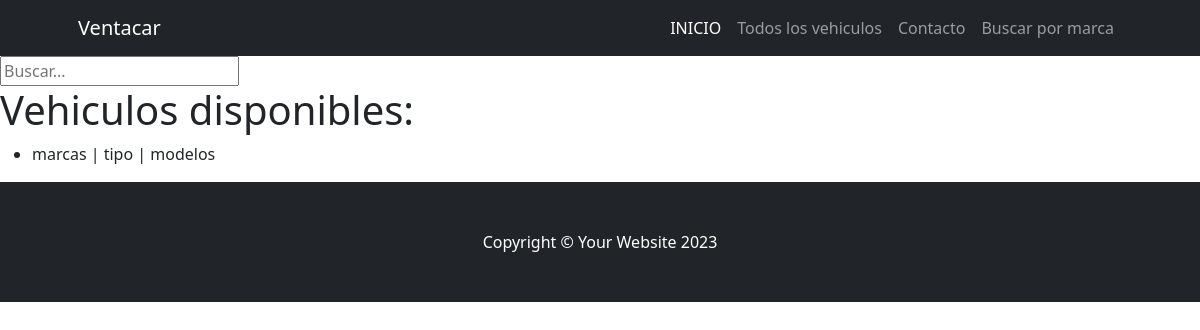
The page /vehiculos/ on the database as committed earlier.
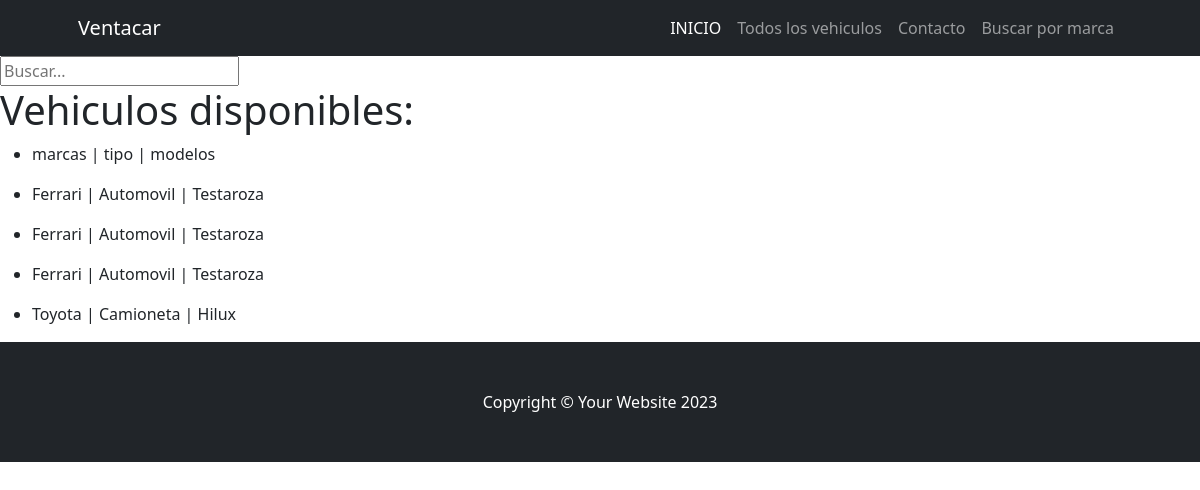
The same page on the database as committed later.
### vehiculos/models.py (models this page shows, shortened)
class Ver_vehiculos(models.Model):
    tipo = models.CharField(max_length=30)
    modelos = models.CharField(max_length=30)
    marcas = models.CharField(max_length=30)
    class Meta:
        verbose_name = "Ver Vehículo"
        verbose_name_plural = "Ver Vehículos"

### vehiculos/views.py (the view)
# urls.py: path("", views.index, name="index"),
def index(request):
    consultar = Ver_vehiculos.objects.all()
    contexto = {'vehiculos': consultar}
    return render(request, "vehiculos/lista_vehiculos.html", contexto)

### vehiculos/templates/vehiculos/lista_vehiculos.html (shortened to what this page needs)
{% extends 'core/base.html' %}
{% block content %}
<form action="{% url 'vehiculos:index' %}" method="get" >
    <input type="text" name="busqueda" placeholder="Buscar...">
</form>
    <h1>Vehiculos disponibles: </h1>
        <ul>
            {% for vehiculo in vehiculos %}
            <li><p> {{vehiculo.marcas}} | {{vehiculo.tipo}} | {{vehiculo.modelos}} </p></li>
            {% endfor %}
         </ul>
{% endblock content %}

### core/templates/core/base.html (shortened to what this page needs)
{% load static %}
<!DOCTYPE html>
<html lang="es">
    <head>
        <link href="{% static 'core/css/styles.css' %}" rel="stylesheet" />
    </head>
    <body>
    <nav class="navbar navbar-expand-lg navbar-dark bg-dark">
        <div class="container px-5">
            <a class="navbar-brand" href="#!">Ventacar</a>
            <div class="collapse navbar-collapse" id="navbarSupportedContent">
                <ul class="navbar-nav ms-auto mb-2 mb-lg-0">
                    <li class="nav-item"><a class="nav-link active" aria-current="page" href="{% url 'core:index' %}">INICIO</a></li>
                    <li class="nav-item"><a class="nav-link" href="{% url 'vehiculos:index' %}">Todos los vehiculos</a></li>
                    <li class="nav-item"><a class="nav-link" href="#!">Contacto</a></li>
                    <li class="nav-item"><a class="nav-link" href="{% url 'vehiculos:buscar_vehiculo' %}">Buscar por marca</a></li>
                </ul>
            </div>
        </div>
    </nav>
        {% block content %}
        {% endblock content %}
    <footer class="py-5 bg-dark">
        <div class="container px-4 px-lg-5">
            <p class="m-0 text-center text-white">Copyright &copy; Your Website 2023</p>
        </div>
    </footer>
    </body>
</html>

Rows that differ between the two databases and show on the page:
added Ver_vehiculos: marcas "Ferrari", tipo "Automovil", modelos "Testaroza"
added Ver_vehiculos: marcas "Ferrari", tipo "Automovil", modelos "Testaroza"
added Ver_vehiculos: marcas "Ferrari", tipo "Automovil", modelos "Testaroza"
added Ver_vehiculos: marcas "Toyota", tipo "Camioneta", modelos "Hilux"
